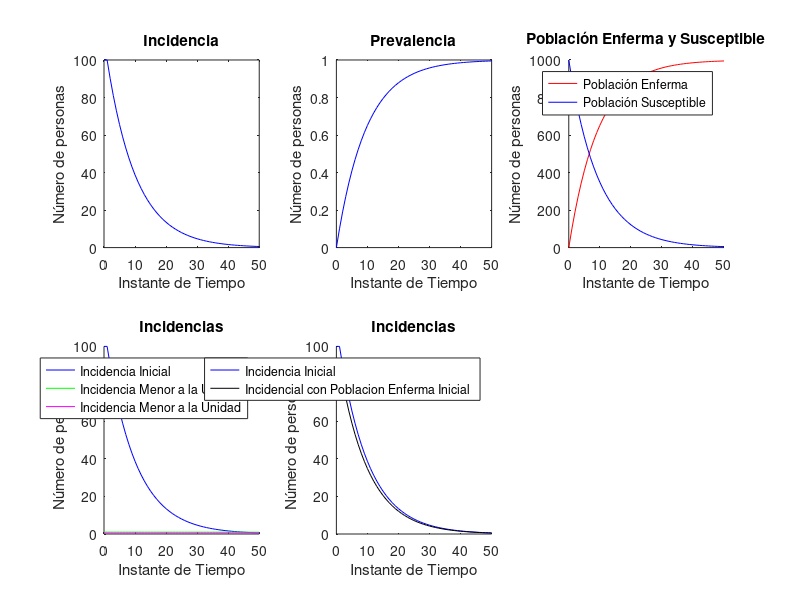

The MATLAB source for this figure:
% --------------
% |   HITO 3   |
% --------------

% Primero defino los vectores y los datos que utilizaré para resolver el hito:

% Vector con los instantes de tiempo:
    % Para hacerlo más versátil y poder utilizar el modelo en otros casos,
    % defino los parámetros del incremento del tiempo y el tiempo total
    % como variables
incremento_tiempo = 1;
tiempo_total = 50;
instante_tiempo = 0:incremento_tiempo:tiempo_total;

% Vector con la población susceptible en el momento inicial igual a 1000:
problacion_susceptible(1) = 1000;

% Vector con la población enferma en el momento inicial igual a 0:
problacion_enferma(1) = 0;

% Valor de la Tasa de Incidencia
tasa_incidencia = 0.1;

% Valor de la incidencia inicial
incidencia(1) = tasa_incidencia .* problacion_susceptible(1);

%Valor de la prevalencia inicial
prevalencia(1) = problacion_enferma(1) ./ ( problacion_enferma(1) + problacion_susceptible(1) );

% El bucle for se ejecutará tantas veces como instantes de tiempo haya
for i=2:length(instante_tiempo)

    % Vector con la incidencia según la poblacion susceptible
    incidencia(i) = tasa_incidencia .* problacion_susceptible(i-1);

    % Vector con la población susceptible:
    problacion_susceptible(i) = problacion_susceptible(i-1) - incidencia(i);

    % Vector con la población enferma:
    problacion_enferma(i) = problacion_enferma(i-1) + incidencia(i);

    % Vector con el valor de la prevalencia:
    prevalencia(i) = problacion_enferma(i) ./ ( problacion_enferma(i) + problacion_susceptible(i) );
end

% Represento gráficamente la incidencia
subplot(2,3,1)
plot(instante_tiempo, incidencia, "b")
title('Incidencia')
ylabel('Número de personas')
xlabel('Instante de Tiempo')

% Represento gráficamente la prevalencia
subplot(2,3,2)
plot(instante_tiempo, prevalencia, "b")
title('Prevalencia')
ylabel('Número de personas')
xlabel('Instante de Tiempo')

% Represento gráficamente la población enfermas y la población susceptibles
subplot(2,3,3)
hold on
plot(instante_tiempo, problacion_enferma, "r")
plot(instante_tiempo, problacion_susceptible, "b")
title('Población Enferma y Susceptible')
ylabel('Número de personas')
xlabel('Instante de Tiempo')
hold off
legend('Población Enferma', 'Población Susceptible')





% Tasa de Incidencia menor que la unidad
% Retomo los datos
problacion_susceptible(1) = 1000;
problacion_enferma(1) = 0;
tasa_incidencia = 0.001;
incidencia_2(1) = tasa_incidencia .* problacion_susceptible(1);

% El bucle for se ejecutará tantas veces como instantes de tiempo haya
for i=2:length(instante_tiempo)

    % Vector con la incidencia según la poblacion susceptible
    incidencia_2(i) = tasa_incidencia .* problacion_susceptible(i-1);

    % Vector con la población susceptible:
    problacion_susceptible(i) = problacion_susceptible(i-1) - incidencia_2(i);
end

% Retomo los datos
problacion_susceptible(1) = 1000;
problacion_enferma(1) = 0;
tasa_incidencia = 0.0005;
incidencia_3(1) = tasa_incidencia .* problacion_susceptible(1);

% El bucle for se ejecutará tantas veces como instantes de tiempo haya
for i=2:length(instante_tiempo)

    % Vector con la incidencia según la poblacion susceptible
    incidencia_3(i) = tasa_incidencia .* problacion_susceptible(i-1);

    % Vector con la población susceptible:
    problacion_susceptible(i) = problacion_susceptible(i-1) - incidencia_3(i);
end

% Represento gráficamente la incidencia
subplot(2,3,4)
hold on
plot(instante_tiempo, incidencia, "b")
plot(instante_tiempo, incidencia_2, "g")
plot(instante_tiempo, incidencia_3, "m")
hold off
title('Incidencias')
ylabel('Número de personas')
xlabel('Instante de Tiempo')
legend('Incidencia Inicial','Incidencia Menor a la Unidad','Incidencia Menor a la Unidad')





% Población Enferma Inicial Mayor que 0
% Retomo los datos
problacion_susceptible(1) = 900;
problacion_enferma(1) = 100;
tasa_incidencia = 0.1;
incidencia_4(1) = tasa_incidencia .* problacion_susceptible(1);

% El bucle for se ejecutará tantas veces como instantes de tiempo haya
for i=2:length(instante_tiempo)

    % Vector con la incidencia según la poblacion susceptible
    incidencia_4(i) = tasa_incidencia .* problacion_susceptible(i-1);

    % Vector con la población susceptible:
    problacion_susceptible(i) = problacion_susceptible(i-1) - incidencia_4(i);
end

% Represento gráficamente la incidencia
subplot(2,3,5)
hold on
plot(instante_tiempo, incidencia, "b")
plot(instante_tiempo, incidencia_4, "k")
hold off
title('Incidencias')
ylabel('Número de personas')
xlabel('Instante de Tiempo')
legend('Incidencia Inicial','Incidencial con Poblacion Enferma Inicial')